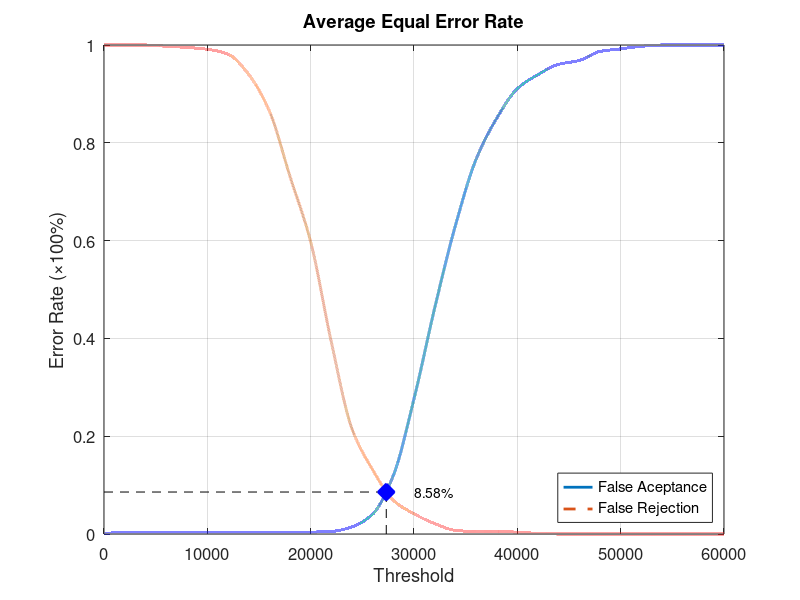
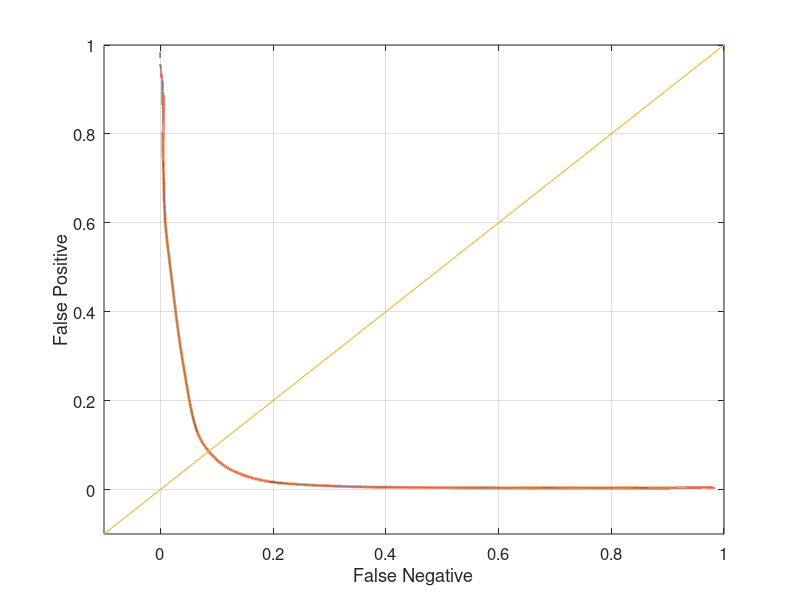

MATLAB code for these plots, in order:
function yEER = Experiment3Average
close all;
clear;
clc;
x = 0:2000:60000;
xq = 0:0.5:60000;

y0 = [0 0.00394737 0.00394737 0.00394737 0.00394737 0.00394737 0.00394737 0.00394737 0.00394737 0.00394737 0.00394737 0.00526316 0.0144737 0.0407895 0.119737 0.276316 0.461842 0.630263 0.76579 0.85 0.910526 0.939474 0.960526 0.968421 0.986842 0.992105 0.997368 1 1 1 1];
yy0 = interp1(x, y0, xq, 'pchip');
y1 = [1 1 1 0.9975 0.995 0.99125 0.98125 0.94 0.865 0.73125 0.5975 0.3925 0.215 0.13125 0.06875 0.04125 0.02125 0.0075 0.005 0.005 0.00375 0.00125 0 0 0 0 0 0 0 0 0];
yy1 = interp1(x, y1, xq, 'pchip');

% Calculating EER: 
y2 = abs(y0 - y1);
find(y2 == min(y2))
yy2 = abs(yy0 - yy1);
xEER = find(yy2 == min(yy2));
xEERIndex = xq(xEER) % X-axis EER
yEER = yy0(xEER) % Y-axis EER

main = figure
plot(xq, yy0,'-','LineWidth', 2);	hold on
plot(xq, yy1,'--','LineWidth', 2);	hold on
plot([xEERIndex xEERIndex], [0 yEER], 'k--');	hold on
plot([0 xEERIndex], [yEER yEER], 'k--');	hold on
plot(xEERIndex, yEER, 'bx', 'LineWidth', 10);	hold on
text(xEERIndex + 10 * xEERIndex / 100, yEER, [num2str(round((10000 * yEER)) / 100) '%'])
legend('False Aceptance', 'False Rejection', 'Location', 'SouthEast')
xlabel('Threshold')
ylabel('Error Rate (\times100%)')
title('Average Equal Error Rate')
set(gca, 'FontSize', 12)
axis([0 60000 0 1])
grid on

print(main, 'Experiment3AverageMain', '-dpng');
FNRxFPR = figure('Color', [1 1 1]);
plot(yy1, yy0, '-', yy1, yy0, 'LineWidth', 2);
hold on
y = -0.1:0.1:1
plot(y, y); 
set(gca, 'FontSize', 12)
xlabel('False Negative')
ylabel('False Positive')
axis([-0.1 1 -0.1 1])
set(gca, 'FontSize', 12)
grid on

print(FNRxFPR, 'Experiment3AverageFNRxFPR','-dpng');
end
